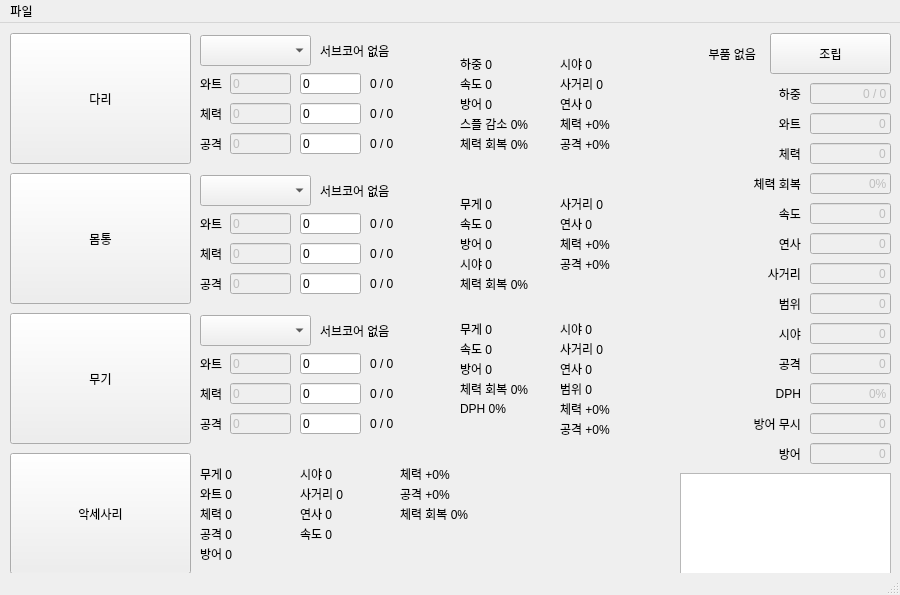
<?xml version="1.0" encoding="UTF-8"?>
<ui version="4.0">
 <class>MainWindow</class>
 <widget class="QMainWindow" name="MainWindow">
  <property name="geometry">
   <rect>
    <x>0</x>
    <y>0</y>
    <width>900</width>
    <height>595</height>
   </rect>
  </property>
  <property name="minimumSize">
   <size>
    <width>850</width>
    <height>595</height>
   </size>
  </property>
  <property name="maximumSize">
   <size>
    <width>900</width>
    <height>650</height>
   </size>
  </property>
  <property name="windowTitle">
   <string>Nova Parts Calculator</string>
  </property>
  <widget class="QWidget" name="centralwidget">
   <widget class="QPushButton" name="LegBtn">
    <property name="geometry">
     <rect>
      <x>10</x>
      <y>10</y>
      <width>181</width>
      <height>131</height>
     </rect>
    </property>
    <property name="text">
     <string>다리</string>
    </property>
   </widget>
   <widget class="QPushButton" name="BodyBtn">
    <property name="geometry">
     <rect>
      <x>10</x>
      <y>150</y>
      <width>181</width>
      <height>131</height>
     </rect>
    </property>
    <property name="text">
     <string>몸통</string>
    </property>
   </widget>
   <widget class="QPushButton" name="WeaponBtn">
    <property name="geometry">
     <rect>
      <x>10</x>
      <y>290</y>
      <width>181</width>
      <height>131</height>
     </rect>
    </property>
    <property name="text">
     <string>무기</string>
    </property>
   </widget>
   <widget class="QPushButton" name="AccBtn">
    <property name="geometry">
     <rect>
      <x>10</x>
      <y>430</y>
      <width>181</width>
      <height>121</height>
     </rect>
    </property>
    <property name="text">
     <string>악세사리</string>
    </property>
   </widget>
   <widget class="QComboBox" name="Leg_Subcore">
    <property name="geometry">
     <rect>
      <x>200</x>
      <y>12</y>
      <width>111</width>
      <height>31</height>
     </rect>
    </property>
   </widget>
   <widget class="QComboBox" name="Body_Subcore">
    <property name="geometry">
     <rect>
      <x>200</x>
      <y>152</y>
      <width>111</width>
      <height>31</height>
     </rect>
    </property>
   </widget>
   <widget class="QComboBox" name="Weapon_Subcore">
    <property name="geometry">
     <rect>
      <x>200</x>
      <y>292</y>
      <width>111</width>
      <height>31</height>
     </rect>
    </property>
   </widget>
   <widget class="QLabel" name="watt">
    <property name="geometry">
     <rect>
      <x>200</x>
      <y>50</y>
      <width>31</width>
      <height>21</height>
     </rect>
    </property>
    <property name="text">
     <string>와트</string>
    </property>
    <property name="buddy">
     <cstring>Leg_wattBase</cstring>
    </property>
   </widget>
   <widget class="QLineEdit" name="Leg_wattBase">
    <property name="enabled">
     <bool>false</bool>
    </property>
    <property name="geometry">
     <rect>
      <x>230</x>
      <y>50</y>
      <width>61</width>
      <height>21</height>
     </rect>
    </property>
    <property name="text">
     <string>0</string>
    </property>
    <property name="readOnly">
     <bool>true</bool>
    </property>
   </widget>
   <widget class="QLineEdit" name="Leg_wattReinforce">
    <property name="geometry">
     <rect>
      <x>300</x>
      <y>50</y>
      <width>61</width>
      <height>21</height>
     </rect>
    </property>
    <property name="text">
     <string>0</string>
    </property>
    <property name="readOnly">
     <bool>false</bool>
    </property>
   </widget>
   <widget class="QLabel" name="Leg_wattAdd">
    <property name="geometry">
     <rect>
      <x>370</x>
      <y>50</y>
      <width>61</width>
      <height>21</height>
     </rect>
    </property>
    <property name="text">
     <string>0 / 0</string>
    </property>
    <property name="buddy">
     <cstring>Leg_wattBase</cstring>
    </property>
   </widget>
   <widget class="QLineEdit" name="Body_wattBase">
    <property name="enabled">
     <bool>false</bool>
    </property>
    <property name="geometry">
     <rect>
      <x>230</x>
      <y>190</y>
      <width>61</width>
      <height>21</height>
     </rect>
    </property>
    <property name="text">
     <string>0</string>
    </property>
    <property name="readOnly">
     <bool>true</bool>
    </property>
   </widget>
   <widget class="QLabel" name="watt_2">
    <property name="geometry">
     <rect>
      <x>200</x>
      <y>190</y>
      <width>31</width>
      <height>21</height>
     </rect>
    </property>
    <property name="text">
     <string>와트</string>
    </property>
    <property name="buddy">
     <cstring>Leg_wattBase</cstring>
    </property>
   </widget>
   <widget class="QLabel" name="Body_wattAdd">
    <property name="geometry">
     <rect>
      <x>370</x>
      <y>190</y>
      <width>61</width>
      <height>21</height>
     </rect>
    </property>
    <property name="text">
     <string>0 / 0</string>
    </property>
    <property name="buddy">
     <cstring>Leg_wattBase</cstring>
    </property>
   </widget>
   <widget class="QLineEdit" name="Body_wattReinforce">
    <property name="geometry">
     <rect>
      <x>300</x>
      <y>190</y>
      <width>61</width>
      <height>21</height>
     </rect>
    </property>
    <property name="text">
     <string>0</string>
    </property>
    <property name="readOnly">
     <bool>false</bool>
    </property>
   </widget>
   <widget class="QLineEdit" name="Weapon_wattBase">
    <property name="enabled">
     <bool>false</bool>
    </property>
    <property name="geometry">
     <rect>
      <x>230</x>
      <y>330</y>
      <width>61</width>
      <height>21</height>
     </rect>
    </property>
    <property name="text">
     <string>0</string>
    </property>
    <property name="readOnly">
     <bool>true</bool>
    </property>
   </widget>
   <widget class="QLabel" name="watt_3">
    <property name="geometry">
     <rect>
      <x>200</x>
      <y>330</y>
      <width>31</width>
      <height>21</height>
     </rect>
    </property>
    <property name="text">
     <string>와트</string>
    </property>
    <property name="buddy">
     <cstring>Leg_wattBase</cstring>
    </property>
   </widget>
   <widget class="QLabel" name="Weapon_wattAdd">
    <property name="geometry">
     <rect>
      <x>370</x>
      <y>330</y>
      <width>61</width>
      <height>21</height>
     </rect>
    </property>
    <property name="text">
     <string>0 / 0</string>
    </property>
    <property name="buddy">
     <cstring>Leg_wattBase</cstring>
    </property>
   </widget>
   <widget class="QLineEdit" name="Weapon_wattReinforce">
    <property name="geometry">
     <rect>
      <x>300</x>
      <y>330</y>
      <width>61</width>
      <height>21</height>
     </rect>
    </property>
    <property name="text">
     <string>0</string>
    </property>
    <property name="readOnly">
     <bool>false</bool>
    </property>
   </widget>
   <widget class="QLabel" name="Leg_SubcoreLabel">
    <property name="geometry">
     <rect>
      <x>320</x>
      <y>12</y>
      <width>81</width>
      <height>31</height>
     </rect>
    </property>
    <property name="text">
     <string>서브코어 없음</string>
    </property>
    <property name="alignment">
     <set>Qt::AlignLeading|Qt::AlignLeft|Qt::AlignVCenter</set>
    </property>
    <property name="buddy">
     <cstring>Leg_wattBase</cstring>
    </property>
   </widget>
   <widget class="QLabel" name="Body_SubcoreLabel">
    <property name="geometry">
     <rect>
      <x>320</x>
      <y>152</y>
      <width>81</width>
      <height>31</height>
     </rect>
    </property>
    <property name="text">
     <string>서브코어 없음</string>
    </property>
    <property name="alignment">
     <set>Qt::AlignLeading|Qt::AlignLeft|Qt::AlignVCenter</set>
    </property>
    <property name="buddy">
     <cstring>Leg_wattBase</cstring>
    </property>
   </widget>
   <widget class="QLabel" name="Weapon_SubcoreLabel">
    <property name="geometry">
     <rect>
      <x>320</x>
      <y>292</y>
      <width>81</width>
      <height>31</height>
     </rect>
    </property>
    <property name="text">
     <string>서브코어 없음</string>
    </property>
    <property name="alignment">
     <set>Qt::AlignLeading|Qt::AlignLeft|Qt::AlignVCenter</set>
    </property>
    <property name="buddy">
     <cstring>Leg_wattBase</cstring>
    </property>
   </widget>
   <widget class="QLineEdit" name="Leg_healthBase">
    <property name="enabled">
     <bool>false</bool>
    </property>
    <property name="geometry">
     <rect>
      <x>230</x>
      <y>80</y>
      <width>61</width>
      <height>21</height>
     </rect>
    </property>
    <property name="text">
     <string>0</string>
    </property>
    <property name="readOnly">
     <bool>true</bool>
    </property>
   </widget>
   <widget class="QLabel" name="health">
    <property name="geometry">
     <rect>
      <x>200</x>
      <y>80</y>
      <width>31</width>
      <height>21</height>
     </rect>
    </property>
    <property name="text">
     <string>체력</string>
    </property>
    <property name="buddy">
     <cstring>Leg_wattBase</cstring>
    </property>
   </widget>
   <widget class="QLabel" name="Leg_healthAdd">
    <property name="geometry">
     <rect>
      <x>370</x>
      <y>80</y>
      <width>61</width>
      <height>21</height>
     </rect>
    </property>
    <property name="text">
     <string>0 / 0</string>
    </property>
    <property name="buddy">
     <cstring>Leg_wattBase</cstring>
    </property>
   </widget>
   <widget class="QLineEdit" name="Leg_healthReinforce">
    <property name="geometry">
     <rect>
      <x>300</x>
      <y>80</y>
      <width>61</width>
      <height>21</height>
     </rect>
    </property>
    <property name="text">
     <string>0</string>
    </property>
    <property name="readOnly">
     <bool>false</bool>
    </property>
   </widget>
   <widget class="QLineEdit" name="Leg_damageBase">
    <property name="enabled">
     <bool>false</bool>
    </property>
    <property name="geometry">
     <rect>
      <x>230</x>
      <y>110</y>
      <width>61</width>
      <height>21</height>
     </rect>
    </property>
    <property name="text">
     <string>0</string>
    </property>
    <property name="readOnly">
     <bool>true</bool>
    </property>
   </widget>
   <widget class="QLabel" name="damage">
    <property name="geometry">
     <rect>
      <x>200</x>
      <y>110</y>
      <width>31</width>
      <height>21</height>
     </rect>
    </property>
    <property name="text">
     <string>공격</string>
    </property>
    <property name="buddy">
     <cstring>Leg_wattBase</cstring>
    </property>
   </widget>
   <widget class="QLabel" name="Leg_damageAdd">
    <property name="geometry">
     <rect>
      <x>370</x>
      <y>110</y>
      <width>61</width>
      <height>21</height>
     </rect>
    </property>
    <property name="text">
     <string>0 / 0</string>
    </property>
    <property name="buddy">
     <cstring>Leg_wattBase</cstring>
    </property>
   </widget>
   <widget class="QLineEdit" name="Leg_damageReinforce">
    <property name="geometry">
     <rect>
      <x>300</x>
      <y>110</y>
      <width>61</width>
      <height>21</height>
     </rect>
    </property>
    <property name="text">
     <string>0</string>
    </property>
    <property name="readOnly">
     <bool>false</bool>
    </property>
   </widget>
   <widget class="QLabel" name="damage_2">
    <property name="geometry">
     <rect>
      <x>200</x>
      <y>250</y>
      <width>31</width>
      <height>21</height>
     </rect>
    </property>
    <property name="text">
     <string>공격</string>
    </property>
    <property name="buddy">
     <cstring>Leg_wattBase</cstring>
    </property>
   </widget>
   <widget class="QLabel" name="health_2">
    <property name="geometry">
     <rect>
      <x>200</x>
      <y>220</y>
      <width>31</width>
      <height>21</height>
     </rect>
    </property>
    <property name="text">
     <string>체력</string>
    </property>
    <property name="buddy">
     <cstring>Leg_wattBase</cstring>
    </property>
   </widget>
   <widget class="QLabel" name="damage_3">
    <property name="geometry">
     <rect>
      <x>200</x>
      <y>390</y>
      <width>31</width>
      <height>21</height>
     </rect>
    </property>
    <property name="text">
     <string>공격</string>
    </property>
    <property name="buddy">
     <cstring>Leg_wattBase</cstring>
    </property>
   </widget>
   <widget class="QLabel" name="health_3">
    <property name="geometry">
     <rect>
      <x>200</x>
      <y>360</y>
      <width>31</width>
      <height>21</height>
     </rect>
    </property>
    <property name="text">
     <string>체력</string>
    </property>
    <property name="buddy">
     <cstring>Leg_wattBase</cstring>
    </property>
   </widget>
   <widget class="QLabel" name="Body_healthAdd">
    <property name="geometry">
     <rect>
      <x>370</x>
      <y>220</y>
      <width>61</width>
      <height>21</height>
     </rect>
    </property>
    <property name="text">
     <string>0 / 0</string>
    </property>
    <property name="buddy">
     <cstring>Leg_wattBase</cstring>
    </property>
   </widget>
   <widget class="QLineEdit" name="Body_damageBase">
    <property name="enabled">
     <bool>false</bool>
    </property>
    <property name="geometry">
     <rect>
      <x>230</x>
      <y>250</y>
      <width>61</width>
      <height>21</height>
     </rect>
    </property>
    <property name="text">
     <string>0</string>
    </property>
    <property name="readOnly">
     <bool>true</bool>
    </property>
   </widget>
   <widget class="QLineEdit" name="Body_damageReinforce">
    <property name="geometry">
     <rect>
      <x>300</x>
      <y>250</y>
      <width>61</width>
      <height>21</height>
     </rect>
    </property>
    <property name="text">
     <string>0</string>
    </property>
    <property name="readOnly">
     <bool>false</bool>
    </property>
   </widget>
   <widget class="QLineEdit" name="Body_healthBase">
    <property name="enabled">
     <bool>false</bool>
    </property>
    <property name="geometry">
     <rect>
      <x>230</x>
      <y>220</y>
      <width>61</width>
      <height>21</height>
     </rect>
    </property>
    <property name="text">
     <string>0</string>
    </property>
    <property name="readOnly">
     <bool>true</bool>
    </property>
   </widget>
   <widget class="QLabel" name="Body_damageAdd">
    <property name="geometry">
     <rect>
      <x>370</x>
      <y>250</y>
      <width>61</width>
      <height>21</height>
     </rect>
    </property>
    <property name="text">
     <string>0 / 0</string>
    </property>
    <property name="buddy">
     <cstring>Leg_wattBase</cstring>
    </property>
   </widget>
   <widget class="QLineEdit" name="Body_healthReinforce">
    <property name="geometry">
     <rect>
      <x>300</x>
      <y>220</y>
      <width>61</width>
      <height>21</height>
     </rect>
    </property>
    <property name="text">
     <string>0</string>
    </property>
    <property name="readOnly">
     <bool>false</bool>
    </property>
   </widget>
   <widget class="QLabel" name="Weapon_healthAdd">
    <property name="geometry">
     <rect>
      <x>370</x>
      <y>360</y>
      <width>61</width>
      <height>21</height>
     </rect>
    </property>
    <property name="text">
     <string>0 / 0</string>
    </property>
    <property name="buddy">
     <cstring>Leg_wattBase</cstring>
    </property>
   </widget>
   <widget class="QLineEdit" name="Weapon_damageBase">
    <property name="enabled">
     <bool>false</bool>
    </property>
    <property name="geometry">
     <rect>
      <x>230</x>
      <y>390</y>
      <width>61</width>
      <height>21</height>
     </rect>
    </property>
    <property name="text">
     <string>0</string>
    </property>
    <property name="readOnly">
     <bool>true</bool>
    </property>
   </widget>
   <widget class="QLineEdit" name="Weapon_damageReinforce">
    <property name="geometry">
     <rect>
      <x>300</x>
      <y>390</y>
      <width>61</width>
      <height>21</height>
     </rect>
    </property>
    <property name="text">
     <string>0</string>
    </property>
    <property name="readOnly">
     <bool>false</bool>
    </property>
   </widget>
   <widget class="QLineEdit" name="Weapon_healthBase">
    <property name="enabled">
     <bool>false</bool>
    </property>
    <property name="geometry">
     <rect>
      <x>230</x>
      <y>360</y>
      <width>61</width>
      <height>21</height>
     </rect>
    </property>
    <property name="text">
     <string>0</string>
    </property>
    <property name="readOnly">
     <bool>true</bool>
    </property>
   </widget>
   <widget class="QLabel" name="Weapon_damageAdd">
    <property name="geometry">
     <rect>
      <x>370</x>
      <y>390</y>
      <width>61</width>
      <height>21</height>
     </rect>
    </property>
    <property name="text">
     <string>0 / 0</string>
    </property>
    <property name="buddy">
     <cstring>Leg_wattBase</cstring>
    </property>
   </widget>
   <widget class="QLineEdit" name="Weapon_healthReinforce">
    <property name="geometry">
     <rect>
      <x>300</x>
      <y>360</y>
      <width>61</width>
      <height>21</height>
     </rect>
    </property>
    <property name="text">
     <string>0</string>
    </property>
    <property name="readOnly">
     <bool>false</bool>
    </property>
   </widget>
   <widget class="QLabel" name="Leg_weight">
    <property name="geometry">
     <rect>
      <x>460</x>
      <y>30</y>
      <width>81</width>
      <height>21</height>
     </rect>
    </property>
    <property name="text">
     <string>하중 0</string>
    </property>
    <property name="buddy">
     <cstring>Leg_wattBase</cstring>
    </property>
   </widget>
   <widget class="QLabel" name="Leg_speed">
    <property name="geometry">
     <rect>
      <x>460</x>
      <y>50</y>
      <width>81</width>
      <height>21</height>
     </rect>
    </property>
    <property name="text">
     <string>속도 0</string>
    </property>
    <property name="buddy">
     <cstring>Leg_wattBase</cstring>
    </property>
   </widget>
   <widget class="QLabel" name="Leg_armor">
    <property name="geometry">
     <rect>
      <x>460</x>
      <y>70</y>
      <width>81</width>
      <height>21</height>
     </rect>
    </property>
    <property name="text">
     <string>방어 0</string>
    </property>
    <property name="buddy">
     <cstring>Leg_wattBase</cstring>
    </property>
   </widget>
   <widget class="QLabel" name="Leg_splash">
    <property name="geometry">
     <rect>
      <x>460</x>
      <y>90</y>
      <width>91</width>
      <height>21</height>
     </rect>
    </property>
    <property name="text">
     <string>스플 감소 0%</string>
    </property>
    <property name="buddy">
     <cstring>Leg_wattBase</cstring>
    </property>
   </widget>
   <widget class="QLabel" name="Leg_regen">
    <property name="geometry">
     <rect>
      <x>460</x>
      <y>110</y>
      <width>91</width>
      <height>21</height>
     </rect>
    </property>
    <property name="text">
     <string>체력 회복 0%</string>
    </property>
    <property name="buddy">
     <cstring>Leg_wattBase</cstring>
    </property>
   </widget>
   <widget class="QLabel" name="Leg_sight">
    <property name="geometry">
     <rect>
      <x>560</x>
      <y>30</y>
      <width>81</width>
      <height>21</height>
     </rect>
    </property>
    <property name="text">
     <string>시야 0</string>
    </property>
    <property name="buddy">
     <cstring>Leg_wattBase</cstring>
    </property>
   </widget>
   <widget class="QLabel" name="Leg_range">
    <property name="geometry">
     <rect>
      <x>560</x>
      <y>50</y>
      <width>81</width>
      <height>21</height>
     </rect>
    </property>
    <property name="frameShadow">
     <enum>QFrame::Plain</enum>
    </property>
    <property name="text">
     <string>사거리 0</string>
    </property>
    <property name="buddy">
     <cstring>Leg_wattBase</cstring>
    </property>
   </widget>
   <widget class="QLabel" name="Leg_cooldown">
    <property name="geometry">
     <rect>
      <x>560</x>
      <y>70</y>
      <width>81</width>
      <height>21</height>
     </rect>
    </property>
    <property name="text">
     <string>연사 0</string>
    </property>
    <property name="buddy">
     <cstring>Leg_wattBase</cstring>
    </property>
   </widget>
   <widget class="QLabel" name="Leg_healthMagnification">
    <property name="geometry">
     <rect>
      <x>560</x>
      <y>90</y>
      <width>81</width>
      <height>21</height>
     </rect>
    </property>
    <property name="text">
     <string>체력 +0%</string>
    </property>
    <property name="buddy">
     <cstring>Leg_wattBase</cstring>
    </property>
   </widget>
   <widget class="QLabel" name="Leg_damageMagnification">
    <property name="geometry">
     <rect>
      <x>560</x>
      <y>110</y>
      <width>81</width>
      <height>21</height>
     </rect>
    </property>
    <property name="text">
     <string>공격 +0%</string>
    </property>
    <property name="buddy">
     <cstring>Leg_wattBase</cstring>
    </property>
   </widget>
   <widget class="QLabel" name="Body_armor">
    <property name="geometry">
     <rect>
      <x>460</x>
      <y>210</y>
      <width>81</width>
      <height>21</height>
     </rect>
    </property>
    <property name="text">
     <string>방어 0</string>
    </property>
    <property name="buddy">
     <cstring>Leg_wattBase</cstring>
    </property>
   </widget>
   <widget class="QLabel" name="Body_weight">
    <property name="geometry">
     <rect>
      <x>460</x>
      <y>170</y>
      <width>81</width>
      <height>21</height>
     </rect>
    </property>
    <property name="text">
     <string>무게 0</string>
    </property>
    <property name="buddy">
     <cstring>Leg_wattBase</cstring>
    </property>
   </widget>
   <widget class="QLabel" name="Body_speed">
    <property name="geometry">
     <rect>
      <x>460</x>
      <y>190</y>
      <width>81</width>
      <height>21</height>
     </rect>
    </property>
    <property name="text">
     <string>속도 0</string>
    </property>
    <property name="buddy">
     <cstring>Leg_wattBase</cstring>
    </property>
   </widget>
   <widget class="QLabel" name="Body_range">
    <property name="geometry">
     <rect>
      <x>560</x>
      <y>170</y>
      <width>81</width>
      <height>21</height>
     </rect>
    </property>
    <property name="frameShadow">
     <enum>QFrame::Plain</enum>
    </property>
    <property name="text">
     <string>사거리 0</string>
    </property>
    <property name="buddy">
     <cstring>Leg_wattBase</cstring>
    </property>
   </widget>
   <widget class="QLabel" name="Body_regen">
    <property name="geometry">
     <rect>
      <x>460</x>
      <y>250</y>
      <width>91</width>
      <height>21</height>
     </rect>
    </property>
    <property name="text">
     <string>체력 회복 0%</string>
    </property>
    <property name="buddy">
     <cstring>Leg_wattBase</cstring>
    </property>
   </widget>
   <widget class="QLabel" name="Body_cooldown">
    <property name="geometry">
     <rect>
      <x>560</x>
      <y>190</y>
      <width>81</width>
      <height>21</height>
     </rect>
    </property>
    <property name="text">
     <string>연사 0</string>
    </property>
    <property name="buddy">
     <cstring>Leg_wattBase</cstring>
    </property>
   </widget>
   <widget class="QLabel" name="Body_damageMagnification">
    <property name="geometry">
     <rect>
      <x>560</x>
      <y>230</y>
      <width>81</width>
      <height>21</height>
     </rect>
    </property>
    <property name="text">
     <string>공격 +0%</string>
    </property>
    <property name="buddy">
     <cstring>Leg_wattBase</cstring>
    </property>
   </widget>
   <widget class="QLabel" name="Body_sight">
    <property name="geometry">
     <rect>
      <x>460</x>
      <y>230</y>
      <width>81</width>
      <height>21</height>
     </rect>
    </property>
    <property name="text">
     <string>시야 0</string>
    </property>
    <property name="buddy">
     <cstring>Leg_wattBase</cstring>
    </property>
   </widget>
   <widget class="QLabel" name="Body_healthMagnification">
    <property name="geometry">
     <rect>
      <x>560</x>
      <y>210</y>
      <width>81</width>
      <height>21</height>
     </rect>
    </property>
    <property name="text">
     <string>체력 +0%</string>
    </property>
    <property name="buddy">
     <cstring>Leg_wattBase</cstring>
    </property>
   </widget>
   <widget class="QLabel" name="Weapon_armor">
    <property name="geometry">
     <rect>
      <x>460</x>
      <y>335</y>
      <width>81</width>
      <height>21</height>
     </rect>
    </property>
    <property name="text">
     <string>방어 0</string>
    </property>
    <property name="buddy">
     <cstring>Leg_wattBase</cstring>
    </property>
   </widget>
   <widget class="QLabel" name="Weapon_weight">
    <property name="geometry">
     <rect>
      <x>460</x>
      <y>295</y>
      <width>81</width>
      <height>21</height>
     </rect>
    </property>
    <property name="text">
     <string>무게 0</string>
    </property>
    <property name="buddy">
     <cstring>Leg_wattBase</cstring>
    </property>
   </widget>
   <widget class="QLabel" name="Weapon_speed">
    <property name="geometry">
     <rect>
      <x>460</x>
      <y>315</y>
      <width>81</width>
      <height>21</height>
     </rect>
    </property>
    <property name="text">
     <string>속도 0</string>
    </property>
    <property name="buddy">
     <cstring>Leg_wattBase</cstring>
    </property>
   </widget>
   <widget class="QLabel" name="Weapon_range">
    <property name="geometry">
     <rect>
      <x>560</x>
      <y>315</y>
      <width>91</width>
      <height>21</height>
     </rect>
    </property>
    <property name="frameShadow">
     <enum>QFrame::Plain</enum>
    </property>
    <property name="text">
     <string>사거리 0</string>
    </property>
    <property name="buddy">
     <cstring>Leg_wattBase</cstring>
    </property>
   </widget>
   <widget class="QLabel" name="Weapon_regen">
    <property name="geometry">
     <rect>
      <x>460</x>
      <y>355</y>
      <width>91</width>
      <height>21</height>
     </rect>
    </property>
    <property name="text">
     <string>체력 회복 0%</string>
    </property>
    <property name="buddy">
     <cstring>Leg_wattBase</cstring>
    </property>
   </widget>
   <widget class="QLabel" name="Weapon_cooldown">
    <property name="geometry">
     <rect>
      <x>560</x>
      <y>335</y>
      <width>81</width>
      <height>21</height>
     </rect>
    </property>
    <property name="text">
     <string>연사 0</string>
    </property>
    <property name="buddy">
     <cstring>Leg_wattBase</cstring>
    </property>
   </widget>
   <widget class="QLabel" name="Weapon_damageMagnification">
    <property name="geometry">
     <rect>
      <x>560</x>
      <y>395</y>
      <width>81</width>
      <height>21</height>
     </rect>
    </property>
    <property name="text">
     <string>공격 +0%</string>
    </property>
    <property name="buddy">
     <cstring>Leg_wattBase</cstring>
    </property>
   </widget>
   <widget class="QLabel" name="Weapon_splash">
    <property name="geometry">
     <rect>
      <x>560</x>
      <y>355</y>
      <width>81</width>
      <height>21</height>
     </rect>
    </property>
    <property name="text">
     <string>범위 0</string>
    </property>
    <property name="buddy">
     <cstring>Leg_wattBase</cstring>
    </property>
   </widget>
   <widget class="QLabel" name="Weapon_sight">
    <property name="geometry">
     <rect>
      <x>560</x>
      <y>295</y>
      <width>81</width>
      <height>21</height>
     </rect>
    </property>
    <property name="text">
     <string>시야 0</string>
    </property>
    <property name="buddy">
     <cstring>Leg_wattBase</cstring>
    </property>
   </widget>
   <widget class="QLabel" name="Weapon_healthMagnification">
    <property name="geometry">
     <rect>
      <x>560</x>
      <y>375</y>
      <width>81</width>
      <height>21</height>
     </rect>
    </property>
    <property name="text">
     <string>체력 +0%</string>
    </property>
    <property name="buddy">
     <cstring>Leg_wattBase</cstring>
    </property>
   </widget>
   <widget class="QLabel" name="Acc_weight">
    <property name="geometry">
     <rect>
      <x>200</x>
      <y>440</y>
      <width>71</width>
      <height>21</height>
     </rect>
    </property>
    <property name="text">
     <string>무게 0</string>
    </property>
    <property name="buddy">
     <cstring>Leg_wattBase</cstring>
    </property>
   </widget>
   <widget class="QLabel" name="Acc_watt">
    <property name="geometry">
     <rect>
      <x>200</x>
      <y>460</y>
      <width>71</width>
      <height>21</height>
     </rect>
    </property>
    <property name="text">
     <string>와트 0</string>
    </property>
    <property name="buddy">
     <cstring>Leg_wattBase</cstring>
    </property>
   </widget>
   <widget class="QLabel" name="Acc_health">
    <property name="geometry">
     <rect>
      <x>200</x>
      <y>480</y>
      <width>71</width>
      <height>21</height>
     </rect>
    </property>
    <property name="text">
     <string>체력 0</string>
    </property>
    <property name="buddy">
     <cstring>Leg_wattBase</cstring>
    </property>
   </widget>
   <widget class="QLabel" name="Acc_damage">
    <property name="geometry">
     <rect>
      <x>200</x>
      <y>500</y>
      <width>71</width>
      <height>21</height>
     </rect>
    </property>
    <property name="text">
     <string>공격 0</string>
    </property>
    <property name="buddy">
     <cstring>Leg_wattBase</cstring>
    </property>
   </widget>
   <widget class="QLabel" name="Acc_cooldown">
    <property name="geometry">
     <rect>
      <x>300</x>
      <y>480</y>
      <width>71</width>
      <height>21</height>
     </rect>
    </property>
    <property name="text">
     <string>연사 0</string>
    </property>
    <property name="buddy">
     <cstring>Leg_wattBase</cstring>
    </property>
   </widget>
   <widget class="QLabel" name="Acc_range">
    <property name="geometry">
     <rect>
      <x>300</x>
      <y>460</y>
      <width>71</width>
      <height>21</height>
     </rect>
    </property>
    <property name="frameShadow">
     <enum>QFrame::Plain</enum>
    </property>
    <property name="text">
     <string>사거리 0</string>
    </property>
    <property name="buddy">
     <cstring>Leg_wattBase</cstring>
    </property>
   </widget>
   <widget class="QLabel" name="Acc_sight">
    <property name="geometry">
     <rect>
      <x>300</x>
      <y>440</y>
      <width>71</width>
      <height>21</height>
     </rect>
    </property>
    <property name="text">
     <string>시야 0</string>
    </property>
    <property name="buddy">
     <cstring>Leg_wattBase</cstring>
    </property>
   </widget>
   <widget class="QLabel" name="Acc_healthMagnification">
    <property name="geometry">
     <rect>
      <x>400</x>
      <y>440</y>
      <width>71</width>
      <height>21</height>
     </rect>
    </property>
    <property name="text">
     <string>체력 +0%</string>
    </property>
    <property name="buddy">
     <cstring>Leg_wattBase</cstring>
    </property>
   </widget>
   <widget class="QLabel" name="Acc_damageMagnification">
    <property name="geometry">
     <rect>
      <x>400</x>
      <y>460</y>
      <width>71</width>
      <height>21</height>
     </rect>
    </property>
    <property name="text">
     <string>공격 +0%</string>
    </property>
    <property name="buddy">
     <cstring>Leg_wattBase</cstring>
    </property>
   </widget>
   <widget class="QLabel" name="Acc_regen">
    <property name="geometry">
     <rect>
      <x>400</x>
      <y>480</y>
      <width>81</width>
      <height>21</height>
     </rect>
    </property>
    <property name="text">
     <string>체력 회복 0%</string>
    </property>
    <property name="buddy">
     <cstring>Leg_wattBase</cstring>
    </property>
   </widget>
   <widget class="QLabel" name="Acc_speed">
    <property name="geometry">
     <rect>
      <x>300</x>
      <y>500</y>
      <width>71</width>
      <height>21</height>
     </rect>
    </property>
    <property name="text">
     <string>속도 0</string>
    </property>
    <property name="buddy">
     <cstring>Leg_wattBase</cstring>
    </property>
   </widget>
   <widget class="QLabel" name="Acc_armor">
    <property name="geometry">
     <rect>
      <x>200</x>
      <y>520</y>
      <width>71</width>
      <height>21</height>
     </rect>
    </property>
    <property name="text">
     <string>방어 0</string>
    </property>
    <property name="buddy">
     <cstring>Leg_wattBase</cstring>
    </property>
   </widget>
   <widget class="QLabel" name="Weapon_dph">
    <property name="geometry">
     <rect>
      <x>460</x>
      <y>375</y>
      <width>81</width>
      <height>21</height>
     </rect>
    </property>
    <property name="text">
     <string>DPH 0%</string>
    </property>
    <property name="buddy">
     <cstring>Leg_wattBase</cstring>
    </property>
   </widget>
   <widget class="QPushButton" name="Assemble_btn">
    <property name="geometry">
     <rect>
      <x>770</x>
      <y>10</y>
      <width>121</width>
      <height>41</height>
     </rect>
    </property>
    <property name="text">
     <string>조립</string>
    </property>
   </widget>
   <widget class="QLabel" name="Assemble_label">
    <property name="geometry">
     <rect>
      <x>665</x>
      <y>20</y>
      <width>91</width>
      <height>21</height>
     </rect>
    </property>
    <property name="text">
     <string>부품 없음</string>
    </property>
    <property name="alignment">
     <set>Qt::AlignRight|Qt::AlignTrailing|Qt::AlignVCenter</set>
    </property>
   </widget>
   <widget class="QLineEdit" name="Assemble_weight">
    <property name="enabled">
     <bool>false</bool>
    </property>
    <property name="geometry">
     <rect>
      <x>810</x>
      <y>60</y>
      <width>81</width>
      <height>21</height>
     </rect>
    </property>
    <property name="text">
     <string>0 / 0</string>
    </property>
    <property name="alignment">
     <set>Qt::AlignRight|Qt::AlignTrailing|Qt::AlignVCenter</set>
    </property>
    <property name="readOnly">
     <bool>true</bool>
    </property>
   </widget>
   <widget class="QLabel" name="label">
    <property name="geometry">
     <rect>
      <x>760</x>
      <y>60</y>
      <width>41</width>
      <height>21</height>
     </rect>
    </property>
    <property name="text">
     <string>하중</string>
    </property>
    <property name="alignment">
     <set>Qt::AlignRight|Qt::AlignTrailing|Qt::AlignVCenter</set>
    </property>
    <property name="buddy">
     <cstring>Leg_wattBase</cstring>
    </property>
   </widget>
   <widget class="QLineEdit" name="Assemble_watt">
    <property name="enabled">
     <bool>false</bool>
    </property>
    <property name="geometry">
     <rect>
      <x>810</x>
      <y>90</y>
      <width>81</width>
      <height>21</height>
     </rect>
    </property>
    <property name="text">
     <string>0</string>
    </property>
    <property name="alignment">
     <set>Qt::AlignRight|Qt::AlignTrailing|Qt::AlignVCenter</set>
    </property>
    <property name="readOnly">
     <bool>true</bool>
    </property>
   </widget>
   <widget class="QLabel" name="label_2">
    <property name="geometry">
     <rect>
      <x>760</x>
      <y>90</y>
      <width>41</width>
      <height>21</height>
     </rect>
    </property>
    <property name="text">
     <string>와트</string>
    </property>
    <property name="alignment">
     <set>Qt::AlignRight|Qt::AlignTrailing|Qt::AlignVCenter</set>
    </property>
    <property name="buddy">
     <cstring>Leg_wattBase</cstring>
    </property>
   </widget>
   <widget class="QLineEdit" name="Assemble_health">
    <property name="enabled">
     <bool>false</bool>
    </property>
    <property name="geometry">
     <rect>
      <x>810</x>
      <y>120</y>
      <width>81</width>
      <height>21</height>
     </rect>
    </property>
    <property name="text">
     <string>0</string>
    </property>
    <property name="alignment">
     <set>Qt::AlignRight|Qt::AlignTrailing|Qt::AlignVCenter</set>
    </property>
    <property name="readOnly">
     <bool>true</bool>
    </property>
   </widget>
   <widget class="QLabel" name="label_3">
    <property name="geometry">
     <rect>
      <x>760</x>
      <y>120</y>
      <width>41</width>
      <height>21</height>
     </rect>
    </property>
    <property name="text">
     <string>체력</string>
    </property>
    <property name="alignment">
     <set>Qt::AlignRight|Qt::AlignTrailing|Qt::AlignVCenter</set>
    </property>
    <property name="buddy">
     <cstring>Leg_wattBase</cstring>
    </property>
   </widget>
   <widget class="QLineEdit" name="Assemble_regen">
    <property name="enabled">
     <bool>false</bool>
    </property>
    <property name="geometry">
     <rect>
      <x>810</x>
      <y>150</y>
      <width>81</width>
      <height>21</height>
     </rect>
    </property>
    <property name="text">
     <string>0%</string>
    </property>
    <property name="alignment">
     <set>Qt::AlignRight|Qt::AlignTrailing|Qt::AlignVCenter</set>
    </property>
    <property name="readOnly">
     <bool>true</bool>
    </property>
   </widget>
   <widget class="QLabel" name="label_4">
    <property name="geometry">
     <rect>
      <x>740</x>
      <y>150</y>
      <width>61</width>
      <height>21</height>
     </rect>
    </property>
    <property name="text">
     <string>체력 회복</string>
    </property>
    <property name="alignment">
     <set>Qt::AlignRight|Qt::AlignTrailing|Qt::AlignVCenter</set>
    </property>
    <property name="buddy">
     <cstring>Leg_wattBase</cstring>
    </property>
   </widget>
   <widget class="QLineEdit" name="Assemble_speed">
    <property name="enabled">
     <bool>false</bool>
    </property>
    <property name="geometry">
     <rect>
      <x>810</x>
      <y>180</y>
      <width>81</width>
      <height>21</height>
     </rect>
    </property>
    <property name="text">
     <string>0</string>
    </property>
    <property name="alignment">
     <set>Qt::AlignRight|Qt::AlignTrailing|Qt::AlignVCenter</set>
    </property>
    <property name="readOnly">
     <bool>true</bool>
    </property>
   </widget>
   <widget class="QLabel" name="label_5">
    <property name="geometry">
     <rect>
      <x>760</x>
      <y>180</y>
      <width>41</width>
      <height>21</height>
     </rect>
    </property>
    <property name="text">
     <string>속도</string>
    </property>
    <property name="alignment">
     <set>Qt::AlignRight|Qt::AlignTrailing|Qt::AlignVCenter</set>
    </property>
    <property name="buddy">
     <cstring>Leg_wattBase</cstring>
    </property>
   </widget>
   <widget class="QLineEdit" name="Assemble_cooldown">
    <property name="enabled">
     <bool>false</bool>
    </property>
    <property name="geometry">
     <rect>
      <x>810</x>
      <y>210</y>
      <width>81</width>
      <height>21</height>
     </rect>
    </property>
    <property name="text">
     <string>0</string>
    </property>
    <property name="alignment">
     <set>Qt::AlignRight|Qt::AlignTrailing|Qt::AlignVCenter</set>
    </property>
    <property name="readOnly">
     <bool>true</bool>
    </property>
   </widget>
   <widget class="QLabel" name="label_6">
    <property name="geometry">
     <rect>
      <x>760</x>
      <y>210</y>
      <width>41</width>
      <height>21</height>
     </rect>
    </property>
    <property name="text">
     <string>연사</string>
    </property>
    <property name="alignment">
     <set>Qt::AlignRight|Qt::AlignTrailing|Qt::AlignVCenter</set>
    </property>
    <property name="buddy">
     <cstring>Leg_wattBase</cstring>
    </property>
   </widget>
   <widget class="QLineEdit" name="Assemble_range">
    <property name="enabled">
     <bool>false</bool>
    </property>
    <property name="geometry">
     <rect>
      <x>810</x>
      <y>240</y>
      <width>81</width>
      <height>21</height>
     </rect>
    </property>
    <property name="text">
     <string>0</string>
    </property>
    <property name="alignment">
     <set>Qt::AlignRight|Qt::AlignTrailing|Qt::AlignVCenter</set>
    </property>
    <property name="readOnly">
     <bool>true</bool>
    </property>
   </widget>
   <widget class="QLabel" name="label_7">
    <property name="geometry">
     <rect>
      <x>760</x>
      <y>240</y>
      <width>41</width>
      <height>21</height>
     </rect>
    </property>
    <property name="text">
     <string>사거리</string>
    </property>
    <property name="alignment">
     <set>Qt::AlignRight|Qt::AlignTrailing|Qt::AlignVCenter</set>
    </property>
    <property name="buddy">
     <cstring>Leg_wattBase</cstring>
    </property>
   </widget>
   <widget class="QLineEdit" name="Assemble_splash">
    <property name="enabled">
     <bool>false</bool>
    </property>
    <property name="geometry">
     <rect>
      <x>810</x>
      <y>270</y>
      <width>81</width>
      <height>21</height>
     </rect>
    </property>
    <property name="text">
     <string>0</string>
    </property>
    <property name="alignment">
     <set>Qt::AlignRight|Qt::AlignTrailing|Qt::AlignVCenter</set>
    </property>
    <property name="readOnly">
     <bool>true</bool>
    </property>
   </widget>
   <widget class="QLabel" name="label_8">
    <property name="geometry">
     <rect>
      <x>760</x>
      <y>270</y>
      <width>41</width>
      <height>21</height>
     </rect>
    </property>
    <property name="text">
     <string>범위</string>
    </property>
    <property name="alignment">
     <set>Qt::AlignRight|Qt::AlignTrailing|Qt::AlignVCenter</set>
    </property>
    <property name="buddy">
     <cstring>Leg_wattBase</cstring>
    </property>
   </widget>
   <widget class="QLineEdit" name="Assemble_sight">
    <property name="enabled">
     <bool>false</bool>
    </property>
    <property name="geometry">
     <rect>
      <x>810</x>
      <y>300</y>
      <width>81</width>
      <height>21</height>
     </rect>
    </property>
    <property name="text">
     <string>0</string>
    </property>
    <property name="alignment">
     <set>Qt::AlignRight|Qt::AlignTrailing|Qt::AlignVCenter</set>
    </property>
    <property name="readOnly">
     <bool>true</bool>
    </property>
   </widget>
   <widget class="QLabel" name="label_9">
    <property name="geometry">
     <rect>
      <x>760</x>
      <y>300</y>
      <width>41</width>
      <height>21</height>
     </rect>
    </property>
    <property name="text">
     <string>시야</string>
    </property>
    <property name="alignment">
     <set>Qt::AlignRight|Qt::AlignTrailing|Qt::AlignVCenter</set>
    </property>
    <property name="buddy">
     <cstring>Leg_wattBase</cstring>
    </property>
   </widget>
   <widget class="QLineEdit" name="Assemble_damage">
    <property name="enabled">
     <bool>false</bool>
    </property>
    <property name="geometry">
     <rect>
      <x>810</x>
      <y>330</y>
      <width>81</width>
      <height>21</height>
     </rect>
    </property>
    <property name="text">
     <string>0</string>
    </property>
    <property name="alignment">
     <set>Qt::AlignRight|Qt::AlignTrailing|Qt::AlignVCenter</set>
    </property>
    <property name="readOnly">
     <bool>true</bool>
    </property>
   </widget>
   <widget class="QLabel" name="label_10">
    <property name="geometry">
     <rect>
      <x>760</x>
      <y>330</y>
      <width>41</width>
      <height>21</height>
     </rect>
    </property>
    <property name="text">
     <string>공격</string>
    </property>
    <property name="alignment">
     <set>Qt::AlignRight|Qt::AlignTrailing|Qt::AlignVCenter</set>
    </property>
    <property name="buddy">
     <cstring>Leg_wattBase</cstring>
    </property>
   </widget>
   <widget class="QLineEdit" name="Assemble_pierce">
    <property name="enabled">
     <bool>false</bool>
    </property>
    <property name="geometry">
     <rect>
      <x>810</x>
      <y>390</y>
      <width>81</width>
      <height>21</height>
     </rect>
    </property>
    <property name="text">
     <string>0</string>
    </property>
    <property name="alignment">
     <set>Qt::AlignRight|Qt::AlignTrailing|Qt::AlignVCenter</set>
    </property>
    <property name="readOnly">
     <bool>true</bool>
    </property>
   </widget>
   <widget class="QLabel" name="label_11">
    <property name="geometry">
     <rect>
      <x>740</x>
      <y>390</y>
      <width>61</width>
      <height>21</height>
     </rect>
    </property>
    <property name="text">
     <string>방어 무시</string>
    </property>
    <property name="alignment">
     <set>Qt::AlignRight|Qt::AlignTrailing|Qt::AlignVCenter</set>
    </property>
    <property name="buddy">
     <cstring>Leg_wattBase</cstring>
    </property>
   </widget>
   <widget class="QLineEdit" name="Assemble_armor">
    <property name="enabled">
     <bool>false</bool>
    </property>
    <property name="geometry">
     <rect>
      <x>810</x>
      <y>420</y>
      <width>81</width>
      <height>21</height>
     </rect>
    </property>
    <property name="text">
     <string>0</string>
    </property>
    <property name="alignment">
     <set>Qt::AlignRight|Qt::AlignTrailing|Qt::AlignVCenter</set>
    </property>
    <property name="readOnly">
     <bool>true</bool>
    </property>
   </widget>
   <widget class="QLabel" name="label_12">
    <property name="geometry">
     <rect>
      <x>760</x>
      <y>420</y>
      <width>41</width>
      <height>21</height>
     </rect>
    </property>
    <property name="text">
     <string>방어</string>
    </property>
    <property name="alignment">
     <set>Qt::AlignRight|Qt::AlignTrailing|Qt::AlignVCenter</set>
    </property>
    <property name="buddy">
     <cstring>Leg_wattBase</cstring>
    </property>
   </widget>
   <widget class="QLineEdit" name="Assemble_dph">
    <property name="enabled">
     <bool>false</bool>
    </property>
    <property name="geometry">
     <rect>
      <x>810</x>
      <y>360</y>
      <width>81</width>
      <height>21</height>
     </rect>
    </property>
    <property name="text">
     <string>0%</string>
    </property>
    <property name="alignment">
     <set>Qt::AlignRight|Qt::AlignTrailing|Qt::AlignVCenter</set>
    </property>
    <property name="readOnly">
     <bool>true</bool>
    </property>
   </widget>
   <widget class="QLabel" name="label_13">
    <property name="geometry">
     <rect>
      <x>760</x>
      <y>360</y>
      <width>41</width>
      <height>21</height>
     </rect>
    </property>
    <property name="text">
     <string>DPH</string>
    </property>
    <property name="alignment">
     <set>Qt::AlignRight|Qt::AlignTrailing|Qt::AlignVCenter</set>
    </property>
    <property name="buddy">
     <cstring>Leg_wattBase</cstring>
    </property>
   </widget>
   <widget class="QPlainTextEdit" name="Assemble_etc">
    <property name="geometry">
     <rect>
      <x>680</x>
      <y>450</y>
      <width>211</width>
      <height>101</height>
     </rect>
    </property>
    <property name="readOnly">
     <bool>true</bool>
    </property>
   </widget>
  </widget>
  <widget class="QMenuBar" name="menubar">
   <property name="geometry">
    <rect>
     <x>0</x>
     <y>0</y>
     <width>900</width>
     <height>21</height>
    </rect>
   </property>
   <widget class="QMenu" name="menu">
    <property name="title">
     <string>파일</string>
    </property>
   </widget>
   <addaction name="menu"/>
  </widget>
  <widget class="QStatusBar" name="statusbar"/>
 </widget>
 <resources/>
 <connections/>
</ui>
